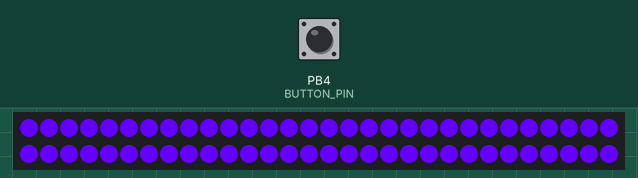
A sketch run on a simulated ATtiny85, built with avr-gcc and run on an emulated ATtiny85. On the bench: 60 RGB LEDs in strip order, left to right, continuing on the next row. The inputs (shaded band) are chosen by the test bench; at power-on: PB4 (BUTTON_PIN) LOW. Dim RGB values are drawn brighter than linear.

Above: at 2.7 s.
4.0 s: PB4 (BUTTON_PIN) pulled HIGH for 1 s
At 4.32 s:
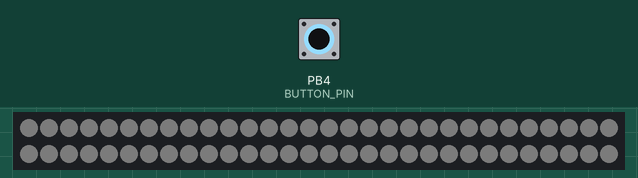
6.5 s: PB4 (BUTTON_PIN) pulled HIGH for 3.2 s
At 7.13 s:
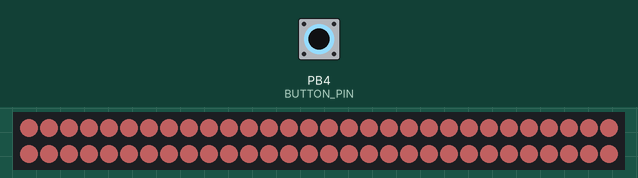
11.2 s: PB4 (BUTTON_PIN) pulled HIGH for 0.15 s
At 11.31 s:
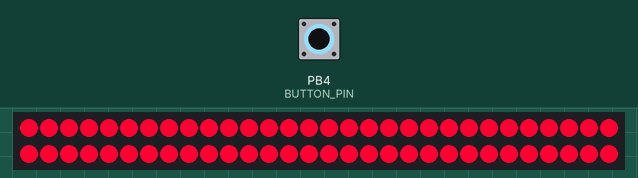
12.8 s: PB4 (BUTTON_PIN) pulled HIGH for 3.2 s
At 15.82 s:
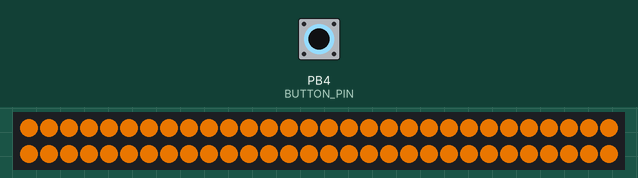
17.5 s: PB4 (BUTTON_PIN) pulled HIGH for 1 s
20.0 s: PB4 (BUTTON_PIN) pulled HIGH for 0.15 s
At 20.15 s:
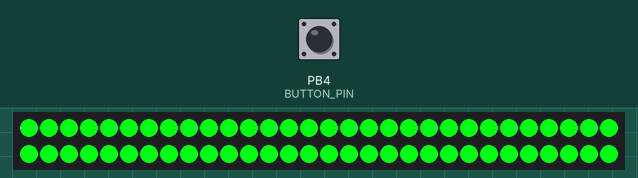

Measured:
- after the input at 4.0 s, the LEDs: first change after 0.17 s (image 1 shows a later state)
- after the input at 6.5 s, the LEDs: first change after 0.05 s (image 2 shows a later state)
- after the input at 11.2 s, the LEDs: change after 0.06 s (image 3)
- after the input at 12.8 s, the LEDs: first change after 0.10 s (image 4 shows a later state)
- after the input at 20.0 s, the LEDs: change after 0.10 s (image 5)

The sketch:

colour_transition.ino
```cpp
#include <Adafruit_NeoPixel.h> // NeoPixel library https://www.arduino.cc/en/guide/libraries
#ifdef __AVR__
 #include <avr/power.h> // Required for 16 MHz Adafruit Trinket
#endif
#define BUTTON_PIN 4 // ATTiny85 pin 4 located left side 3rd from top
#define LED_PIN 1 // ATTiny85 pin 1 located right side 3rd from top
#define LED_COUNT 60 // Number of LEDs in the strip
Adafruit_NeoPixel strip(LED_COUNT, LED_PIN, NEO_GRB + NEO_KHZ800); // Declare the strip

/*----------
Colour values with named colours for ease of use
when making your own you can change these colours as you like or make new ones.
----------*/
const auto red    =   Adafruit_NeoPixel::Color(255, 0, 0);
const auto orange =   Adafruit_NeoPixel::Color(235,45,0);
const auto yellow =   Adafruit_NeoPixel::Color(180,100,0);
const auto green  =   Adafruit_NeoPixel::Color(0,255,20);
const auto blue   =   Adafruit_NeoPixel::Color(0,40,255);
const auto purple =   Adafruit_NeoPixel::Color(100,0,255);
const auto white  =   Adafruit_NeoPixel::Color(50,50,50);
const auto black  =   Adafruit_NeoPixel::Color(0,0,0);

int colourCycle = 0; // click through available colours
int cycleMax = 7; // maximum number of colours
unsigned long buttonWaitAmnt = 0; // time in milliseconds to wait to check the loop

unsigned long buttonAmnt = 100; // delay in milliseconds to add to the check

void setup() {
  delay(1000); // give the ATTiny85 time to power up
  #if defined(__AVR_ATtiny85__) && (F_CPU == 16000000)
  clock_prescale_set(clock_div_1); //the ATTiny85 clock is 16mHz
#endif
  delay(1000); // one more second wait
  setButtonPause(); //initialize the check
  pinMode(BUTTON_PIN,INPUT);  // set the tactile switch pin to input.
                              // This pin has a 10K pulldown resistor connected to ground.
                              // The switch is connected to +5V between the resistor and pin.
                              // Switch pulls the pin HIGH when clicked.
  strip.begin(); // initialize the NeoPixel strip
  setStripColour(white); // solid colour to entire strip with a short delay
  delay(100);
  setStripColour(red);
  delay(100);
  setStripColour(orange);
  delay(100);
  setStripColour(yellow);
  delay(100);
  setStripColour(green);
  delay(100);
  setStripColour(blue);
  delay(100);
  setStripColour(purple);
  delay(100);
  setStripColour(black); // turn off the strip
}

/*----------
setButtonPause function - no arguments passed
  reset the wait time buttonWaitAmnt, in milliseconds millis()
  by adding the delay buttonAmnt
----------*/
void setButtonPause(){
    buttonWaitAmnt = millis() + buttonAmnt;
}
/*----------
setStripColour function - colour argument in plain text as long as declared above
  sets the colour for the entire strip
  otherwise can call with a different colour using strip.color(r,g,b);
  r,g,b values between 0-255
----------*/
void setStripColour(uint32_t colour){
    for(int i=0; i<LED_COUNT; i++) {
    strip.setPixelColor(i, colour);
    }
    strip.show();
}
int increment = 0;
int incrementmax = 30; //number of increments needed to get from one colour to another
void changeStripColour(int startr, int endr, int startg, int endg, int startb, int endb){
  int r = map(increment, 0,incrementmax,startr,endr);
  int g = map(increment, 0,incrementmax,startg,endg);
  int b = map(increment, 0,incrementmax,startb,endb);
  uint32_t currentColour = Adafruit_NeoPixel::Color(r, g, b);
  setStripColour(currentColour);
}
boolean checkState = false; // switch on off if off set to false if on set to true
void loop() {
    if(millis() > buttonWaitAmnt){ // check wait
  int buttonState = digitalRead(BUTTON_PIN); // get switch state
  if(buttonState == HIGH){ // if switch pressed
    checkState = true; // we know the switch is pressed.
    switch(colourCycle){
      case 0:
      changeStripColour(0,50,0,50,0,50);
      break;
      case 1:
      changeStripColour(50,255,50,0,50,0);
      break;
      case 2:
      changeStripColour(255,235,0,45,50,0);
      break;
      case 3:
      changeStripColour(235,180,45,100,0,0);
      break;
      case 4:
      changeStripColour(180,0,45,255,0,20);
      break;
      case 5:
      changeStripColour(0,0,255,40,20,255);
      break;
      case 6:
      changeStripColour(0,100,40,0,255,255);
      break;
      case 7:
      changeStripColour(100,0,0,0,255,0);
      break;
    }
    if(increment < incrementmax){
      increment++;
    }
  }else if(buttonState == LOW && checkState){ // if switch released and we didn't know
    checkState = false; // we know the switch is released. avoids double calls
    if(colourCycle<cycleMax){
      colourCycle++;
    }else{
      colourCycle = 0;
    }
    increment = 0; //reset the transition increment
  setStripColour(black); // turn off strip
  }
  setButtonPause(); // reset the timer
    }
}
```
